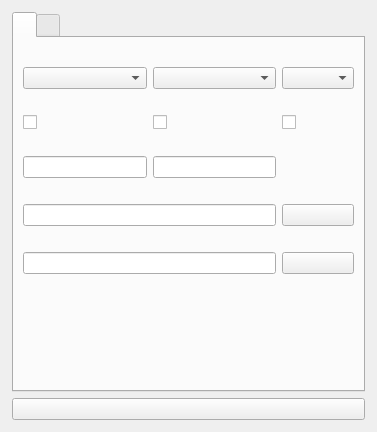
<?xml version="1.0" encoding="UTF-8"?>
<ui version="4.0">
 <class>AddDownloadDialog</class>
 <widget class="QDialog" name="AddDownloadDialog">
  <property name="geometry">
   <rect>
    <x>0</x>
    <y>0</y>
    <width>377</width>
    <height>432</height>
   </rect>
  </property>
  <property name="modal">
   <bool>true</bool>
  </property>
  <layout class="QVBoxLayout" name="verticalLayout">
   <property name="leftMargin">
    <number>6</number>
   </property>
   <property name="topMargin">
    <number>6</number>
   </property>
   <property name="rightMargin">
    <number>6</number>
   </property>
   <property name="bottomMargin">
    <number>6</number>
   </property>
   <item>
    <widget class="QStackedWidget" name="viewStack">
     <property name="currentIndex">
      <number>2</number>
     </property>
     <widget class="QWidget" name="pageValidate">
      <layout class="QVBoxLayout" name="verticalLayout_2">
       <item>
        <layout class="QFormLayout" name="formLayout">
         <property name="verticalSpacing">
          <number>12</number>
         </property>
         <item row="0" column="0">
          <widget class="QLabel" name="lblMediaUrl"/>
         </item>
         <item row="1" column="0">
          <widget class="QLabel" name="lblAuthenticate"/>
         </item>
         <item row="1" column="1">
          <widget class="QComboBox" name="cmbAuthenticate"/>
         </item>
         <item row="2" column="0">
          <widget class="QLabel" name="lblUsername"/>
         </item>
         <item row="2" column="1">
          <widget class="QLineEdit" name="txtUsername"/>
         </item>
         <item row="3" column="0">
          <widget class="QLabel" name="lblPassword"/>
         </item>
         <item row="3" column="1">
          <widget class="QLineEdit" name="txtPassword">
           <property name="echoMode">
            <enum>QLineEdit::EchoMode::Password</enum>
           </property>
          </widget>
         </item>
         <item row="0" column="1">
          <layout class="QHBoxLayout" name="horizontalLayout_4">
           <item>
            <widget class="QLineEdit" name="txtMediaUrl"/>
           </item>
           <item>
            <widget class="QPushButton" name="btnUseBatchFile">
             <property name="icon">
              <iconset theme="document-open"/>
             </property>
            </widget>
           </item>
          </layout>
         </item>
        </layout>
       </item>
       <item>
        <spacer name="verticalSpacer">
         <property name="orientation">
          <enum>Qt::Orientation::Vertical</enum>
         </property>
         <property name="sizeHint" stdset="0">
          <size>
           <width>20</width>
           <height>40</height>
          </size>
         </property>
        </spacer>
       </item>
       <item>
        <widget class="QPushButton" name="btnValidate">
         <property name="enabled">
          <bool>false</bool>
         </property>
         <property name="icon">
          <iconset theme="applications-internet"/>
         </property>
         <property name="default">
          <bool>true</bool>
         </property>
        </widget>
       </item>
      </layout>
     </widget>
     <widget class="QWidget" name="pageSpinner">
      <layout class="QVBoxLayout" name="verticalLayout_3">
       <item>
        <widget class="QProgressBar" name="progressBar">
         <property name="maximum">
          <number>0</number>
         </property>
         <property name="value">
          <number>0</number>
         </property>
         <property name="alignment">
          <set>Qt::AlignmentFlag::AlignCenter</set>
         </property>
         <property name="orientation">
          <enum>Qt::Orientation::Horizontal</enum>
         </property>
        </widget>
       </item>
      </layout>
     </widget>
     <widget class="QWidget" name="pageSingle">
      <layout class="QVBoxLayout" name="verticalLayout_4">
       <property name="leftMargin">
        <number>6</number>
       </property>
       <property name="topMargin">
        <number>6</number>
       </property>
       <property name="rightMargin">
        <number>6</number>
       </property>
       <property name="bottomMargin">
        <number>6</number>
       </property>
       <item>
        <widget class="QTabWidget" name="tabsSingle">
         <property name="currentIndex">
          <number>0</number>
         </property>
         <widget class="QWidget" name="tabGeneralSingle">
          <attribute name="title">
           <string/>
          </attribute>
          <layout class="QGridLayout" name="gridLayout_2">
           <item row="7" column="0" colspan="2">
            <widget class="QLineEdit" name="txtSaveFolderSingle">
             <property name="readOnly">
              <bool>true</bool>
             </property>
            </widget>
           </item>
           <item row="2" column="0">
            <widget class="QLabel" name="lblSplitChaptersSingle"/>
           </item>
           <item row="3" column="1">
            <widget class="QCheckBox" name="chkLimitSpeedSingle"/>
           </item>
           <item row="10" column="0">
            <spacer name="verticalSpacer_2">
             <property name="orientation">
              <enum>Qt::Orientation::Vertical</enum>
             </property>
             <property name="sizeHint" stdset="0">
              <size>
               <width>20</width>
               <height>40</height>
              </size>
             </property>
            </spacer>
           </item>
           <item row="5" column="1">
            <widget class="QLineEdit" name="txtTimeFrameEndSingle"/>
           </item>
           <item row="5" column="0">
            <widget class="QLineEdit" name="txtTimeFrameStartSingle"/>
           </item>
           <item row="0" column="0">
            <widget class="QLabel" name="lblFileTypeSingle"/>
           </item>
           <item row="1" column="2">
            <widget class="QComboBox" name="cmbAudioFormatSingle"/>
           </item>
           <item row="1" column="0">
            <widget class="QComboBox" name="cmbFileTypeSingle"/>
           </item>
           <item row="8" column="0">
            <widget class="QLabel" name="lblFilenameSingle"/>
           </item>
           <item row="7" column="2">
            <widget class="QPushButton" name="btnSelectSaveFolderSingle">
             <property name="icon">
              <iconset theme="folder-open"/>
             </property>
            </widget>
           </item>
           <item row="4" column="1">
            <widget class="QLabel" name="lblTimeFrameEndSingle"/>
           </item>
           <item row="4" column="0">
            <widget class="QLabel" name="lblTimeFrameStartSingle">
             <property name="text">
              <string/>
             </property>
            </widget>
           </item>
           <item row="2" column="1">
            <widget class="QLabel" name="lblLimitSpeedSingle"/>
           </item>
           <item row="1" column="1">
            <widget class="QComboBox" name="cmbVideoFormatSingle"/>
           </item>
           <item row="6" column="0">
            <widget class="QLabel" name="lblSaveFolderSingle"/>
           </item>
           <item row="0" column="1">
            <widget class="QLabel" name="lblVideoFormatSingle"/>
           </item>
           <item row="3" column="0">
            <widget class="QCheckBox" name="chkSplitChaptersSingle"/>
           </item>
           <item row="0" column="2">
            <widget class="QLabel" name="lblAudioFormatSingle"/>
           </item>
           <item row="9" column="0" colspan="2">
            <widget class="QLineEdit" name="txtFilenameSingle"/>
           </item>
           <item row="9" column="2">
            <widget class="QPushButton" name="btnRevertFilenameSingle">
             <property name="icon">
              <iconset theme="edit-undo"/>
             </property>
            </widget>
           </item>
           <item row="2" column="2">
            <widget class="QLabel" name="lblExportDescriptionSingle"/>
           </item>
           <item row="3" column="2">
            <widget class="QCheckBox" name="chkExportDescriptionSingle"/>
           </item>
          </layout>
         </widget>
         <widget class="QWidget" name="tabSubtitlesSingle">
          <attribute name="title">
           <string/>
          </attribute>
          <layout class="QVBoxLayout" name="verticalLayout_6">
           <item>
            <widget class="QStackedWidget" name="viewStackSubtitlesSingle">
             <property name="currentIndex">
              <number>1</number>
             </property>
             <widget class="QWidget" name="pageNoSubtitlesSingle">
              <layout class="QVBoxLayout" name="verticalLayout_7">
               <item>
                <spacer name="verticalSpacer_4">
                 <property name="orientation">
                  <enum>Qt::Orientation::Vertical</enum>
                 </property>
                 <property name="sizeHint" stdset="0">
                  <size>
                   <width>20</width>
                   <height>136</height>
                  </size>
                 </property>
                </spacer>
               </item>
               <item>
                <widget class="QLabel" name="lblNoSubtitlesSingle">
                 <property name="alignment">
                  <set>Qt::AlignmentFlag::AlignCenter</set>
                 </property>
                </widget>
               </item>
               <item>
                <spacer name="verticalSpacer_3">
                 <property name="orientation">
                  <enum>Qt::Orientation::Vertical</enum>
                 </property>
                 <property name="sizeHint" stdset="0">
                  <size>
                   <width>20</width>
                   <height>136</height>
                  </size>
                 </property>
                </spacer>
               </item>
              </layout>
             </widget>
             <widget class="QWidget" name="pageSubtitlesSingle">
              <layout class="QVBoxLayout" name="verticalLayout_8">
               <item>
                <layout class="QHBoxLayout" name="horizontalLayout_2">
                 <item>
                  <widget class="QPushButton" name="btnSelectAllSubtitlesSingle">
                   <property name="icon">
                    <iconset theme="edit-select-all"/>
                   </property>
                  </widget>
                 </item>
                 <item>
                  <widget class="QPushButton" name="btnDeselectAllSubtitlesSingle">
                   <property name="icon">
                    <iconset theme="edit-clear"/>
                   </property>
                  </widget>
                 </item>
                </layout>
               </item>
               <item>
                <widget class="QTableWidget" name="tblSubtitlesSingle">
                 <property name="columnCount">
                  <number>2</number>
                 </property>
                 <column/>
                 <column/>
                </widget>
               </item>
              </layout>
             </widget>
            </widget>
           </item>
          </layout>
         </widget>
        </widget>
       </item>
       <item>
        <widget class="QPushButton" name="btnDownloadSingle">
         <property name="icon">
          <iconset theme="emblem-downloads"/>
         </property>
         <property name="default">
          <bool>true</bool>
         </property>
        </widget>
       </item>
      </layout>
     </widget>
     <widget class="QWidget" name="pagePlaylist">
      <layout class="QVBoxLayout" name="verticalLayout_5">
       <property name="leftMargin">
        <number>6</number>
       </property>
       <property name="topMargin">
        <number>6</number>
       </property>
       <property name="rightMargin">
        <number>6</number>
       </property>
       <property name="bottomMargin">
        <number>6</number>
       </property>
       <item>
        <widget class="QTabWidget" name="tabsPlaylist">
         <property name="currentIndex">
          <number>0</number>
         </property>
         <widget class="QWidget" name="tabGeneralPlaylist">
          <attribute name="title">
           <string/>
          </attribute>
          <layout class="QGridLayout" name="gridLayout">
           <item row="2" column="0">
            <widget class="QLabel" name="lblSplitChaptersPlaylist"/>
           </item>
           <item row="0" column="0">
            <widget class="QLabel" name="lblFileTypePlaylist"/>
           </item>
           <item row="6" column="0">
            <spacer name="verticalSpacer_5">
             <property name="orientation">
              <enum>Qt::Orientation::Vertical</enum>
             </property>
             <property name="sizeHint" stdset="0">
              <size>
               <width>20</width>
               <height>40</height>
              </size>
             </property>
            </spacer>
           </item>
           <item row="3" column="1">
            <widget class="QCheckBox" name="chkLimitSpeedPlaylist"/>
           </item>
           <item row="4" column="0">
            <widget class="QLabel" name="lblSaveFolderPlaylist"/>
           </item>
           <item row="2" column="1">
            <widget class="QLabel" name="lblLimitSpeedPlaylist"/>
           </item>
           <item row="3" column="0">
            <widget class="QCheckBox" name="chkSplitChaptersPlaylist"/>
           </item>
           <item row="2" column="2">
            <widget class="QLabel" name="lblExportDescriptionPlaylist"/>
           </item>
           <item row="3" column="2">
            <widget class="QCheckBox" name="chkExportDescriptionPlaylist"/>
           </item>
           <item row="1" column="0" colspan="3">
            <widget class="QComboBox" name="cmbFileTypePlaylist"/>
           </item>
           <item row="5" column="2">
            <widget class="QPushButton" name="btnSelectSaveFolderPlaylist">
             <property name="icon">
              <iconset theme="folder-open"/>
             </property>
            </widget>
           </item>
           <item row="5" column="0" colspan="2">
            <widget class="QLineEdit" name="txtSaveFolderPlaylist">
             <property name="readOnly">
              <bool>true</bool>
             </property>
            </widget>
           </item>
          </layout>
         </widget>
         <widget class="QWidget" name="tabItemsPlaylist">
          <attribute name="title">
           <string/>
          </attribute>
          <layout class="QVBoxLayout" name="verticalLayout_9">
           <item>
            <widget class="QLabel" name="lblNumberTitlesPlaylist"/>
           </item>
           <item>
            <widget class="QCheckBox" name="chkNumberTitlesPlaylist"/>
           </item>
           <item>
            <layout class="QHBoxLayout" name="horizontalLayout">
             <item>
              <widget class="QPushButton" name="btnSelectAllPlaylist">
               <property name="icon">
                <iconset theme="edit-select-all"/>
               </property>
              </widget>
             </item>
             <item>
              <widget class="QPushButton" name="btnDeselectAllPlaylist">
               <property name="icon">
                <iconset theme="edit-clear"/>
               </property>
              </widget>
             </item>
            </layout>
           </item>
           <item>
            <widget class="QTableWidget" name="tblItemsPlaylist">
             <property name="columnCount">
              <number>3</number>
             </property>
             <column/>
             <column/>
             <column/>
            </widget>
           </item>
          </layout>
         </widget>
        </widget>
       </item>
       <item>
        <widget class="QPushButton" name="btnDownloadPlaylist">
         <property name="icon">
          <iconset theme="emblem-downloads"/>
         </property>
         <property name="default">
          <bool>true</bool>
         </property>
        </widget>
       </item>
      </layout>
     </widget>
    </widget>
   </item>
  </layout>
 </widget>
 <resources/>
 <connections/>
</ui>
